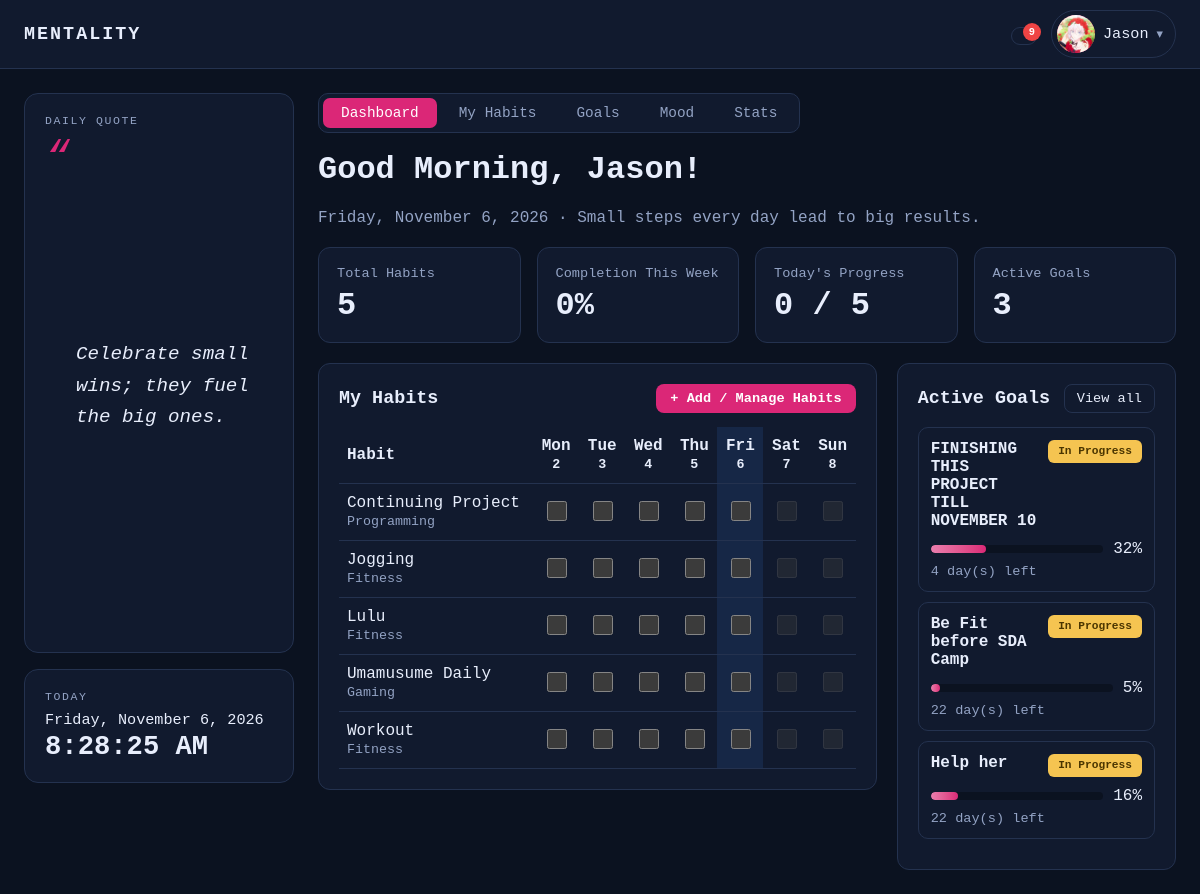
Page /dashboard.php (signed in) on the committed database.
### tables this page shows
CREATE TABLE `habits` (
  `habit_id` int(10) unsigned NOT NULL AUTO_INCREMENT,
  `user_id` int(10) unsigned NOT NULL,
  `category_id` int(10) unsigned NOT NULL,
  `name` varchar(100) NOT NULL,
  `details` text DEFAULT NULL,
  `is_active` tinyint(1) NOT NULL DEFAULT 1,
  `created_at` timestamp NOT NULL DEFAULT current_timestamp(),
  PRIMARY KEY (`habit_id`),
  KEY `fk_habits_user` (`user_id`),
  KEY `fk_habits_category` (`category_id`),
  CONSTRAINT `fk_habits_category` FOREIGN KEY (`category_id`) REFERENCES `habit_categories` (`category_id`),
  CONSTRAINT `fk_habits_user` FOREIGN KEY (`user_id`) REFERENCES `users` (`user_id`) ON DELETE CASCADE
);

CREATE TABLE `habit_categories` (
  `category_id` int(10) unsigned NOT NULL AUTO_INCREMENT,
  `name` varchar(50) NOT NULL,
  `parent_id` int(10) unsigned DEFAULT NULL,
  PRIMARY KEY (`category_id`),
  KEY `fk_category_parent` (`parent_id`),
  CONSTRAINT `fk_category_parent` FOREIGN KEY (`parent_id`) REFERENCES `habit_categories` (`category_id`) ON DELETE SET NULL
);

CREATE TABLE `goals` (
  `goal_id` int(10) unsigned NOT NULL AUTO_INCREMENT,
  `user_id` int(10) unsigned NOT NULL,
  `category_id` int(10) unsigned DEFAULT NULL,
  `title` varchar(100) NOT NULL,
  `description` text DEFAULT NULL,
  `target_date` date NOT NULL,
  `progress` tinyint(3) unsigned NOT NULL DEFAULT 0,
  `status` enum('in_progress','completed') NOT NULL DEFAULT 'in_progress',
  `created_at` timestamp NOT NULL DEFAULT current_timestamp(),
  PRIMARY KEY (`goal_id`),
  KEY `fk_goals_user` (`user_id`),
  KEY `fk_goals_category` (`category_id`),
  CONSTRAINT `fk_goals_category` FOREIGN KEY (`category_id`) REFERENCES `habit_categories` (`category_id`) ON DELETE SET NULL,
  CONSTRAINT `fk_goals_user` FOREIGN KEY (`user_id`) REFERENCES `users` (`user_id`) ON DELETE CASCADE,
  CONSTRAINT `chk_goal_progress` CHECK (`progress` between 0 and 100)
);

### includes/auth.php (called while the page is built, shortened)
<?php
function e($value): string {
    return htmlspecialchars((string)$value, ENT_QUOTES, 'UTF-8');
}

### dashboard.php (the view, shortened to what this page needs)
<?php
require_once __DIR__ . '/includes/layout.php';
$uid    = (int)$_SESSION['user_id'];
$today  = new DateTimeImmutable('today');
$monday = new DateTimeImmutable('monday this week');
$days   = [];
for ($i = 0; $i < 7; $i++) { $days[] = $monday->modify("+$i day"); }
$daysElapsed = (int)$monday->diff($today)->days + 1;
$stmt = $pdo->prepare(
    'SELECT h.habit_id, h.name, c.name AS category_name
     FROM habits h JOIN habit_categories c ON c.category_id = h.category_id
     WHERE h.user_id = ? AND h.is_active = 1
     ORDER BY h.name'
);
$stmt->execute([$uid]);
$habits = $stmt->fetchAll();
$done = [];
$total     = count($habits);
$todayStr  = $today->format('Y-m-d');
$doneToday = 0;
$doneWeek  = count($done);
$weekPct   = ($total > 0) ? (int)round($doneWeek / ($total * $daysElapsed) * 100) : 0;
$stmt = $pdo->prepare("SELECT goal_id, title, progress, days_left FROM v_goal_overview
                       WHERE user_id = ? AND status <> 'completed' ORDER BY target_date");
$stmt->execute([$uid]);
$allActiveGoals = $stmt->fetchAll();
$activeGoals    = array_slice($allActiveGoals, 0, 5);
$hour     = (int)date('G');
$greeting = $hour < 12 ? 'Good Morning' : ($hour < 18 ? 'Good Afternoon' : 'Good Evening');
$firstName = explode(' ', trim($_SESSION['full_name'] ?? $_SESSION['username']))[0];
?>
<h1><?= e($greeting) ?>, <?= e($firstName) ?>!</h1>
<p class="muted"><?= e($today->format('l, F j, Y')) ?> &middot; Small steps every day lead to big results.</p>
<div class="stat-cards">
    <div class="stat-card"><div class="stat-label">Total Habits</div><div class="stat-value"><?= $total ?></div></div>
    <div class="stat-card"><div class="stat-label">Completion This Week</div><div class="stat-value" id="stat-week"><?= $weekPct ?>%</div></div>
    <div class="stat-card"><div class="stat-label">Today's Progress</div><div class="stat-value" id="stat-today"><?= $doneToday ?> / <?= $total ?></div></div>
    <div class="stat-card"><div class="stat-label">Active Goals</div><div class="stat-value"><?= count($allActiveGoals) ?></div></div>
</div>
<div class="dash-grid">
<div class="panel">
    <div class="panel-head">
        <h2>My Habits</h2>
        <a class="btn btn-sm" href="habits.php">+ Add / Manage Habits</a>
    </div>
    <?php if ($total === 0): ?>
        <p class="muted">You have no active habits yet. <a href="habits.php">Add your first habit</a> to start tracking.</p>
    <?php else: ?>
    <div class="table-wrap">
    <table class="grid" id="habit-grid"
           data-url="<?= BASE_URL ?>/toggle_habit.php" data-today="<?= e($todayStr) ?>"
           data-days="<?= $daysElapsed ?>" data-total="<?= $total ?>">
        <thead>
            <tr>
                <th class="left">Habit</th>
                <?php foreach ($days as $d): ?>
                    <th class="<?= $d->format('Y-m-d') === $todayStr ? 'today' : '' ?>"><?= e($d->format('D')) ?><br><small><?= e($d->format('j')) ?></small></th>
                <?php endforeach; ?>
            </tr>
        </thead>
        <tbody>
        <?php foreach ($habits as $h): ?>
            <tr>
                <td class="left"><?= e($h['name']) ?><br><small class="muted"><?= e($h['category_name']) ?></small></td>
                <?php foreach ($days as $d):
                    $ds     = $d->format('Y-m-d');
                    $future = ($ds > $todayStr); ?>
                    <td class="<?= $ds === $todayStr ? 'today' : '' ?>">
                        <input type="checkbox" class="habit-check"
                               data-habit="<?= (int)$h['habit_id'] ?>" data-date="<?= e($ds) ?>"
                               aria-label="<?= e($h['name'] . ' on ' . $ds) ?>"
                               <?= isset($done[$h['habit_id'] . '|' . $ds]) ? 'checked' : '' ?>
                               <?= $future ? 'disabled' : '' ?>>
                    </td>
                <?php endforeach; ?>
            </tr>
        <?php endforeach; ?>
        </tbody>
    </table>
    </div>
    <?php endif; ?>
</div>
<div class="panel">
    <div class="panel-head">
        <h2>Active Goals</h2>
        <a class="btn-ghost" href="goals.php">View all</a>
    </div>
    <?php if (!$activeGoals): ?>
        <p class="muted">No active goals yet. <a href="goals.php">Set a goal</a> and link your habits to it.</p>
    <?php else: foreach ($activeGoals as $g):
        $dl = (int)$g['days_left'];
        if ($dl < 0)      { $when = abs($dl) . ' day(s) overdue'; $cls = 'overdue'; $label = 'Overdue'; }
        elseif ($dl === 0){ $when = 'Due today';                  $cls = 'progress'; $label = 'In Progress'; }
        else              { $when = $dl . ' day(s) left';         $cls = 'progress'; $label = 'In Progress'; }
    ?>
        <a class="goal-mini" href="goals.php">
            <div class="goal-mini-top"><strong><?= e($g['title']) ?></strong><span class="status <?= $cls ?>"><?= $label ?></span></div>
            <div class="progress-row"><div class="progress"><div class="bar" style="width: <?= (int)$g['progress'] ?>%"></div></div><span><?= (int)$g['progress'] ?>%</span></div>
            <div class="muted small"><?= e($when) ?></div>
        </a>
    <?php endforeach; ?>
    <?php endif; ?>
</div>
</div>

### assets/style.css (style rules this page uses)
:root { --bg: #0b1220; --card: #111a2e; --border: #24324f; --text: #e8eefc; --muted: #93a3c4; --primary: #3b82f6; --primary-hover: #2563eb; --error: #f87171; --success: #4ade80; --input-bg: #0b1220; --hover: #18243f; --link: #7db0ff; color-scheme: dark; }
* { box-sizing: border-box; }
body { margin: 0; font-family: var(--font, "Segoe UI", Arial, sans-serif); background: var(--bg); color: var(--text); min-height: 100vh; }
button, .btn { display: block; width: 100%; margin-top: 22px; padding: 12px; background: var(--primary); color: #fff; border: 0; border-radius: 8px; font-size: 1rem; font-weight: 600; cursor: pointer; text-align: center; text-decoration: none; }
a { color: var(--link); }
.main h1 { margin-top: 0; }
.muted { color: var(--muted); }
.stat-cards { display: grid; grid-template-columns: repeat(auto-fit, minmax(200px, 1fr)); gap: 16px; margin: 20px 0; }
.stat-card { background: var(--card); border: 1px solid var(--border); border-radius: 12px; padding: 18px; }
.stat-label { color: var(--muted); font-size: .85rem; }
.stat-value { font-size: 2rem; font-weight: 700; margin-top: 6px; }
.panel { background: var(--card); border: 1px solid var(--border); border-radius: 12px; padding: 20px; margin-bottom: 20px; }
.panel h2 { margin: 0 0 14px; font-size: 1.15rem; }
.panel-head { display: flex; justify-content: space-between; align-items: center; margin-bottom: 14px; }
.panel-head h2 { margin: 0; }
.table-wrap { overflow-x: auto; }
table { border-collapse: collapse; width: 100%; }
table.grid th, table.grid td { text-align: center; padding: 10px 8px; border-bottom: 1px solid var(--border); }
table.grid th.left, table.grid td.left { text-align: left; min-width: 160px; }
table.grid th.today, table.grid td.today { background: rgba(59,130,246,.12); }
input.habit-check { width: 20px; height: 20px; accent-color: var(--primary); cursor: pointer; }
input.habit-check:disabled { cursor: not-allowed; opacity: .4; }
.btn-sm, button.btn-sm { display: inline-block; width: auto; margin: 0; padding: 7px 14px; font-size: .85rem; background: var(--primary); color: #fff; border: 0; border-radius: 8px; cursor: pointer; text-decoration: none; }
.btn-ghost { display: inline-block; padding: 6px 12px; font-size: .85rem; border: 1px solid var(--border); border-radius: 8px; color: var(--text); text-decoration: none; }
.small { font-size: .85rem; }
.status { font-size: .7rem; font-weight: 700; padding: 3px 10px; border-radius: 6px; white-space: nowrap; }
.status.progress { background: #f5c451; color: #4a3500; }
.progress-row { display: flex; align-items: center; gap: 10px; margin: 12px 0 6px; }
.progress { flex: 1; height: 8px; background: var(--input-bg); border-radius: 999px; overflow: hidden; }
.progress .bar { height: 100%; background: linear-gradient(90deg, #14b8a6, #3b82f6); border-radius: 999px; }
button, input, select, textarea { font-family: inherit; }
.dash-grid { display: grid; grid-template-columns: minmax(0, 2fr) minmax(260px, 1fr); gap: 20px; align-items: start; }
.dash-grid .panel { margin-bottom: 0; }
a.goal-mini { display: block; padding: 12px; margin-bottom: 10px; border: 1px solid var(--border); border-radius: 10px; color: var(--text); text-decoration: none; }
.goal-mini-top { display: flex; justify-content: space-between; align-items: flex-start; gap: 8px; }
.goal-mini .progress-row { margin: 10px 0 6px; }
.status, .status.progress, .status.done, .status.overdue { display: inline-block; flex: 0 0 auto; height: auto; overflow: visible; line-height: 1.5; border-radius: 6px; }
.goal-mini-top strong { min-width: 0; overflow-wrap: anywhere; }
.progress .bar { background: linear-gradient(90deg, color-mix(in srgb, var(--primary) 60%, #ffffff), var(--primary)); }

### rows in the picture
habits: name "Continuing Project", category.name "Programming"
habits: name "Jogging", category.name "Fitness"
habits: name "Lulu", category.name "Fitness"
habits: name "Umamusume Daily", category.name "Gaming"
habits: name "Workout", category.name "Fitness"
goals: title "FINISHING THIS PROJECT TILL NOVEMBER 10", label "In Progress", progress "32", when "4 day(s) left"
goals: title "Be Fit before SDA Camp", label "In Progress", progress "5", when "22 day(s) left"
goals: title "Help her", label "In Progress", progress "16", when "22 day(s) left"

### other values in the picture
$bellCount "9"
$name "Jason"
daily_quote() "Celebrate small wins; they fuel the big ones."
$label "Dashboard"
$label "My Habits"
$label "Goals"
$label "Mood"
$label "Stats"
$firstName "Jason"
$today->format('l, F j, Y') "Friday, November 6, 2026"
$total "5"
$weekPct "0"
$doneToday "0"
count($allActiveGoals) "3"
$d->format('D') "Mon"
